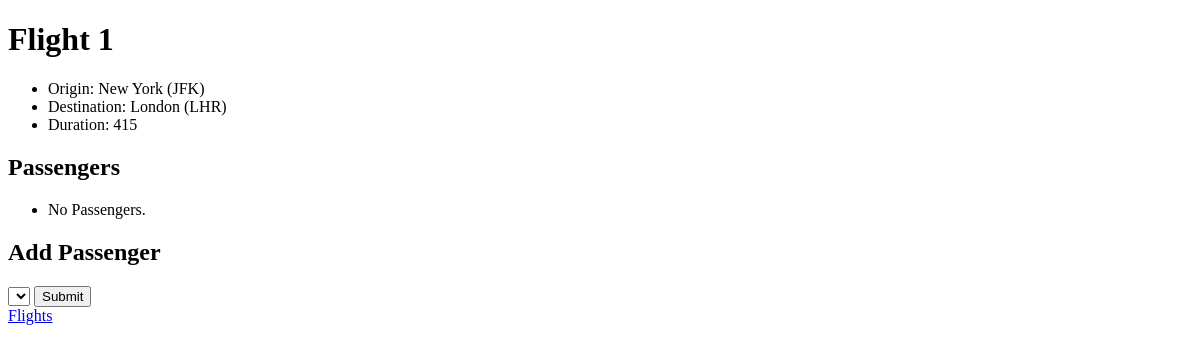
Page /flights/1 on the earlier database version.
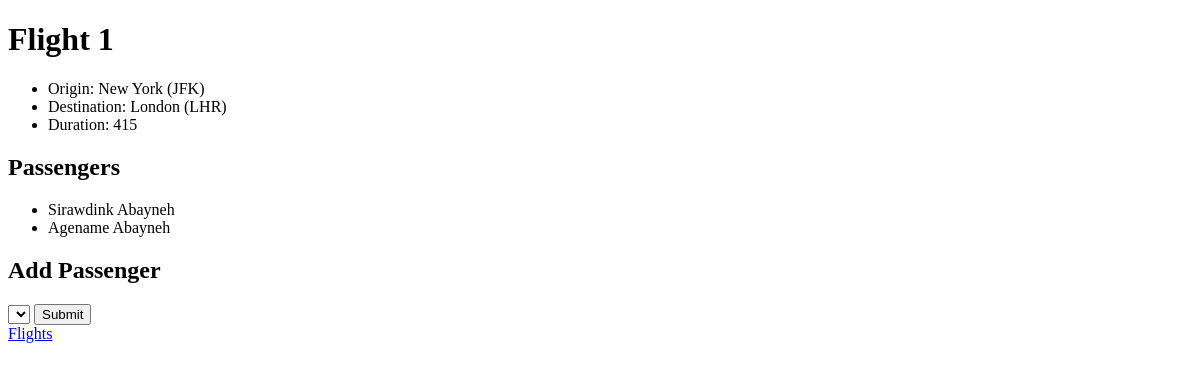
Same page on the later database version.
### flights/models.py (models this page shows)
class Passenger(models.Model):
   first = models.CharField(max_length=64)
   last = models.CharField(max_length=64)
   flights = models.ManyToManyField(Flight, blank=True, related_name="passengers")
   def __str__(self):
     return f"{self.first} {self.last}"

### flights/views.py (the view)
# urls.py: path("<int:flight_id>", views.flight, name="flight"),
def flight(request, flight_id):
  flight = Flight.objects.get(pk=flight_id)
  return render(request, "flights/flight.html", {
    "flight": flight,
    "passengers": flight.passengers.all(),
    "non_passengers": Passenger.objects.exclude(flights=flight).all()
  })

### flights/models.py (called while the page is built)
  def __str__(self):
    return f"{self.city} ({self.code})"

### flights/templates/flights/flight.html (shortened to what this page needs)
{% extends "flights/base.html" %} {% block content %}
<h1>Flight {{ flight.id }}</h1>
<ul>
  <li>Origin: {{ flight.origin }}</li>
  <li>Destination: {{ flight.destination }}</li>
  <li>Duration: {{ flight.duration }}</li>
</ul>
<h2>Passengers</h2>
<ul>
  {% for Passenger in passengers%}
  <li>{{ Passenger }}</li>
  {% empty %}
  <li>No Passengers.</li>
  {% endfor %}
</ul>
<h2>Add Passenger</h2>
<form action="{% url 'book' flight.id %}" method="post">
  <select name="passenger" id="">
  </select>
  <input type="submit" />
</form>
<a href="{% url 'index' %}">Flights</a>
{% endblock %}

Differences in the rows shown:
added Passenger: first+last "Sirawdink Abayneh"
added Passenger: first+last "Agename Abayneh"
Other differences:
text no longer shown: "No Passengers."
